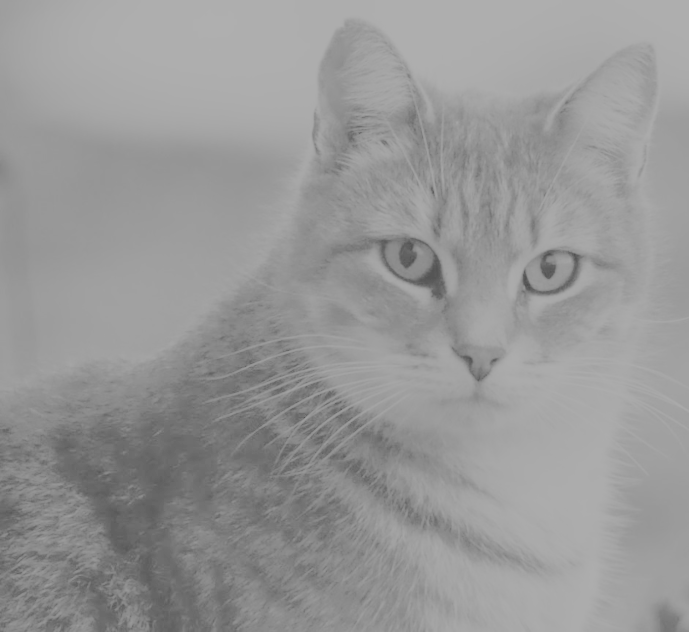
#> input picture Ex2/hello.png, 689 x 632 px
$ python histo_eq.py
#> lines starting #> are read from the running program, lines starting #| are printed output that depends on the picture; long printed decimals are rounded
# Implement the histogram equalization in this file
import numpy as np
from PIL import Image
import matplotlib.pyplot as plt
import cv2
#img = Image.open('hello.png').convert('L')

img= cv2.imread('hello.png')
#> img is the input picture: shape (632, 689, 3); min 78, max 175, mean 151.1
numpydata= cv2.cvtColor(img, cv2.COLOR_BGR2GRAY)


plt.imshow(numpydata,cmap='gray')
plt.show()


'''
counts_array = np.zeros((1,255))
for i in range(numpydata.shape[0]):
    for j in range(numpydata.shape[1]):
        intensity=numpydata[i,j]
        counts_array[0,intensity]+=1
print(np.sum(counts_array[:91,]))
'''

counts_array = np.zeros(256)
for val in numpydata.flatten():
    counts_array[val] += 1
#> this loop made 435448 passes
#> val on passes 1 to 3: 158, 158, 158
#> after the loop, counts_array = 256 values, max 20626 at index 174, min 0 at index 0, mean 1701

'''
counts_array,_=np.histogram(numpydata,bins=256, range=[0, 256])

'''
print(np.sum(counts_array[:90]))
#| 249.0
print(counts_array.shape)
#| (256,)
fig,ax0=plt.subplots()
ax0.bar(range(256), counts_array)  # Plot the histogram
ax0.set_xlabel('Pixel Intensity')
ax0.set_ylabel('Frequency')
plt.show()
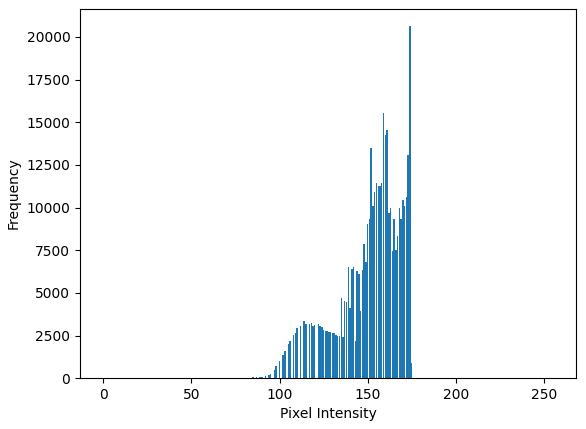
#> figure drawn by matplotlib, 1 panel; tallest bar 20626 high, from x = 173.6 to 174.4

'''
counts=[]
for i in range(256):
     x=np.where(numpydata==i,1,0)
     cou=np.count_nonzero(x)
     counts.append(cou)
counts_array=np.array(counts)
'''


#pdf=counts_array/np.sum(counts_array)
pdf=counts_array/len( numpydata.flatten())
#> pdf = 256 values, max 0.0474 at index 174, min 0 at index 0, mean 0.00391
#print(pdf)

fig,ax1=plt.subplots()
ax1.semilogy(np.arange(0,256),pdf,color='r')
plt.show()
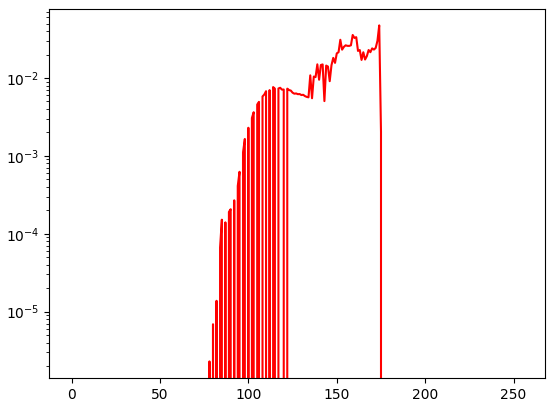
#> figure drawn by matplotlib, 1 panel; curve peaks at x = 174, y = 0.0474

cdf=[]
for i in range(256):
    cdf_element=np.sum(pdf[:i+1])
    cdf.append(cdf_element)
#> after the loop, cdf = 256 values, max 1 at index 175, min 0 at index 0, mean 0.41


print(sum(cdf[:90]))
#| 0.001975
fig,ax2=plt.subplots()
ax2.plot(np.arange(0,256),cdf)

cdf_min=0
for i in range(256):
    x=cdf[i]
    if x!=0:
        cdf_min=x
        break
#> this loop made 79 passes
#> cdf_min on pass 79: 2.3e-06
#> x on passes 1 to 6: 0, 0, 0, 0, 0, 0
print(cdf_min)
#| 2.296485458654076e-06


new_count_list=[]
for i in range(256):
    new_count=((cdf[i]-cdf_min)/(1-cdf_min))*255
    new_count_list.append(new_count)
#> after the loop, new_count_list = 256 values, max 255 at index 175, min -0.000586 at index 0, mean 104.5
fig,ax3=plt.subplots()
ax3.bar(range(256), new_count_list)  # Plot the histogram
ax3.set_xlabel('Pixel Intensity')
ax3.set_ylabel('Frequency')
plt.show()
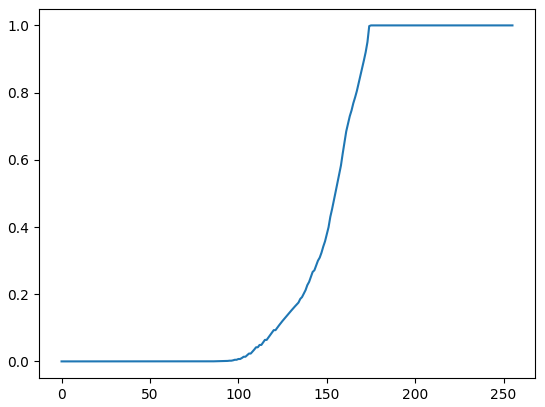
#> figure drawn by matplotlib, 1 panel; curve peaks at x = 175, y = 1
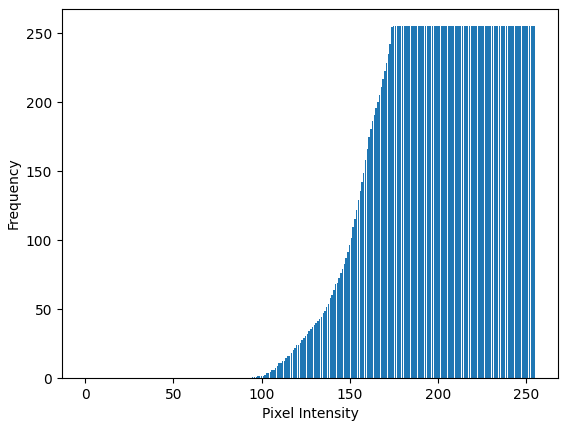
#> figure drawn by matplotlib, 1 panel

print(new_count_list)
#> (printed output is left out)


transformed_image = np.zeros_like(numpydata)
for i in range(numpydata.shape[0]):
    for j in range(numpydata.shape[1]):
        pixel_value =numpydata[i, j]
        transformed_image[i, j] = new_count_list[pixel_value]
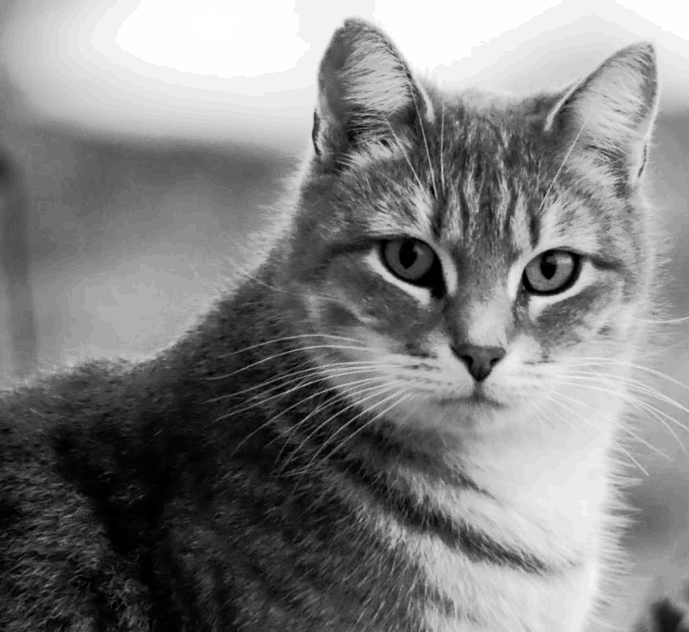
#> transformed_image: shape (632, 689); min 0, max 255, mean 129.7

fig,ax3=plt.subplots()
ax3.imshow(transformed_image,cmap='gray')

$ run again, with Ex2/contrast.jpg saved as Ex2/hello.png
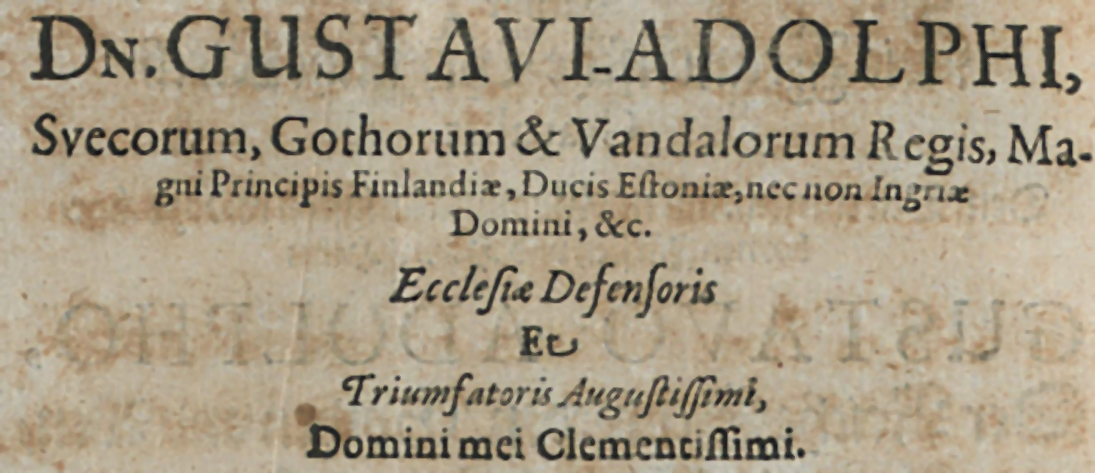
#> input picture Ex2/contrast.jpg, 1095 x 473 px
#> img is the input picture: shape (473, 1095, 3); mean B, G, R 132.7, 155.7, 168.4
#> the loop `for val in numpydata.flatten():` made 517935 passes
#> val on passes 1 to 3: 164, 165, 166
#> after the loop `for val in numpydata.flatten():`: counts_array = 256 values, max 16567 at index 174, min 0 at index 0, mean 2023.2
#| 43814.0
#| (256,)
#> pdf = 256 values, max 0.032 at index 174, min 0 at index 0, mean 0.00391
#> `plt.show()`:
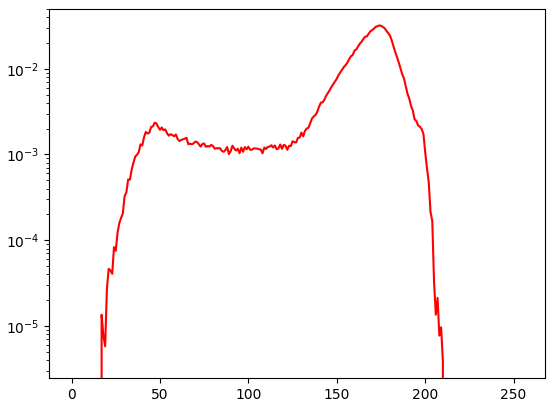
#> figure drawn by matplotlib, 1 panel; curve peaks at x = 174, y = 0.032
#> the loop `for i in range(256):` made 256 passes
#> cdf_element on passes 1 to 3: 0, 0, 0
#> after the loop `for i in range(256):`: cdf = 256 values from 0 to 1
#| 2.616
#> the loop `for i in range(256):` made 18 passes
#> cdf_min on pass 18: 1.35e-05
#| 1.3515209437477676e-05
#> the loop `for i in range(256):` made 256 passes
#> new_count on passes 1 to 3: -0.00345, -0.00345, -0.00345
#> after the loop `for i in range(256):`: new_count_list = 256 values from -0.00345 to 255
#> (printed output is left out)
#> after the loop `for i in range(numpydata.shape[0]):`:
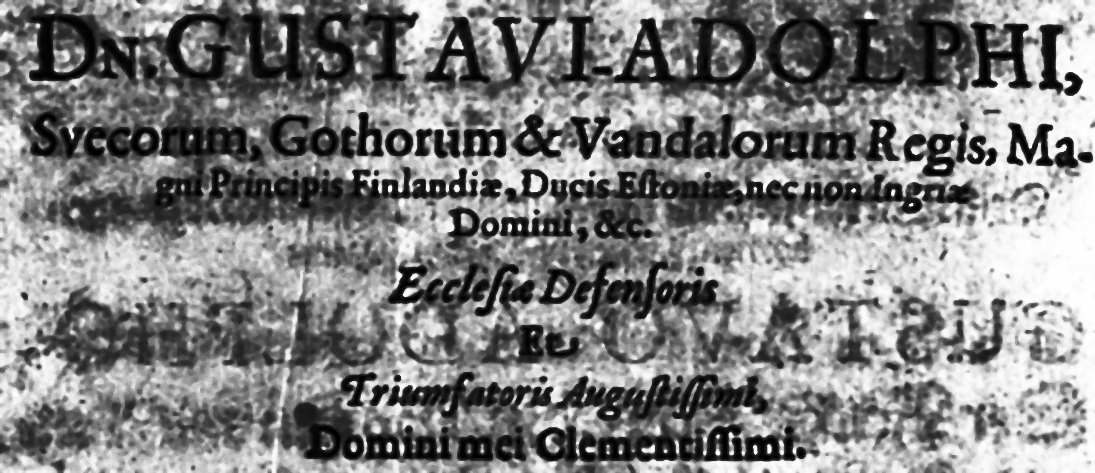
#> transformed_image: shape (473, 1095); min 0, max 255, mean 129.2
